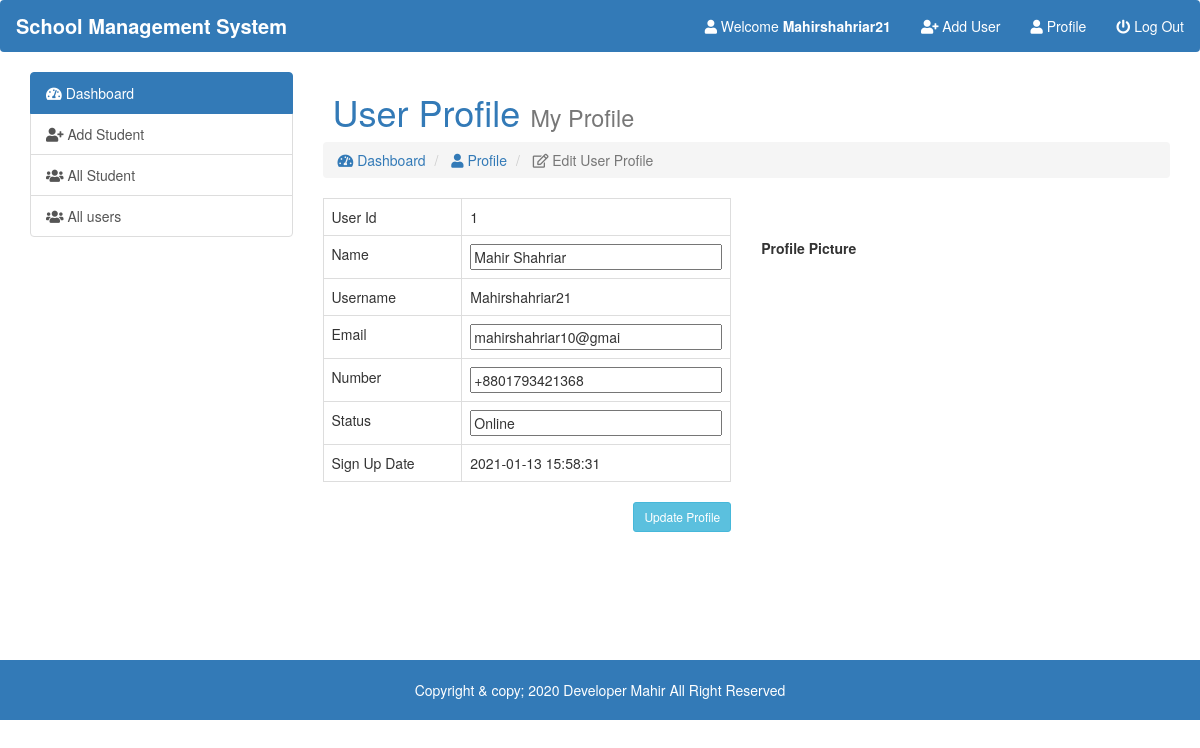
Page /admin/index.php?page=edit_user&id=1 (signed in) on the committed database.
### tables this page shows
CREATE TABLE `users` (
  `id` int(5) NOT NULL,
  `name` varchar(25) NOT NULL,
  `email` varchar(20) NOT NULL,
  `number` varchar(15) NOT NULL,
  `username` varchar(20) NOT NULL,
  `password` varchar(50) NOT NULL,
  `photo` varchar(20) NOT NULL,
  `status` varchar(10) NOT NULL,
  `datetime` timestamp NOT NULL DEFAULT current_timestamp() ON UPDATE current_timestamp()
);

### admin/edit_user.php (the view, shortened to what this page needs)
<h1 class="text-primary">
	<i class="fas fa-pencil-square-o"></i> User Profile
	<small>My Profile</small>
</h1>
<ol class="breadcrumb">
    <li>
        <a href="index.php?page=dashboard"><i class="fas fa-tachometer-alt"></i> Dashboard</a>
    </li>
    <li>
        <a href="index.php?page=user_profile"><i class="fas fa-user"></i> Profile</a>
    </li>
	<li class="active">
        <i class="far fa-edit"></i> Edit User Profile
	</li>
</ol>
<?php
    $session_username = $_SESSION['user_login'];
	$user_info = mysqli_query($dbcon, "SELECT * FROM `users` WHERE `username` = '$session_username'");
    $user_row = mysqli_fetch_assoc($user_info);
?>
<div class="row">
    <div class="col-sm-6">
        <form action="" method="POST" enctype="multipart/form-data">
        <table class="table table-bordered">
            <tr>
                <td>User Id</td>
                <td><?php echo $user_row['id'];?></td>
            </tr>
            <tr>
                <td>Name</td>
                <td><input required="" name="user_name" type="text" class="user_edit_field" value="<?php echo ucwords($user_row['name']);?>"> </td>
            </tr>
            <tr>
                <td>Username</td>
                <td><?php echo ucwords($user_row['username']);?></td>
            </tr>
            <tr>
                <td>Email</td>
                <td><input required="" name="user_email" type="text" class="user_edit_field" value="<?php echo $user_row['email']; ?>"></td>
            </tr><tr>
                <td>Number</td>
                <td><input required="" name="user_number" type="text" class="user_edit_field" value="<?php echo $user_row['number'];?>"> </td>
            </tr>
            <tr>
                <td>Status</td>
                <td> <input required="" name="user_status" type="text" class="user_edit_field" value="<?php echo ucwords($user_row['status']);?>"></td>
            </tr>
            <tr>
                <td>Sign Up Date</td>
                <td><?php echo $user_row['datetime']?></td>
            </tr>
        </table>
        <input type="submit" name="update_user" value="Update Profile" class="btn btn-sm btn-info pull-right">
        </form>
    </div>
    <div class="col-sm-6">
        <br><br>
        <form action="">
            <label for="photo"> Profile Picture</label>
        </form>
    </div>
</div>

### css/style.css (style rules this page uses)
.user_edit_field { width: 100%; }

### rows in the picture
users: id "1", user_name "Mahir Shahriar", username "Mahirshahriar21", user_email "mahirshahriar10@gmai", user_number "+8801793421368", user_status "Online", datetime "2021-01-13 15:58:31"

### other values in the picture
$admin_username "Mahirshahriar21"
